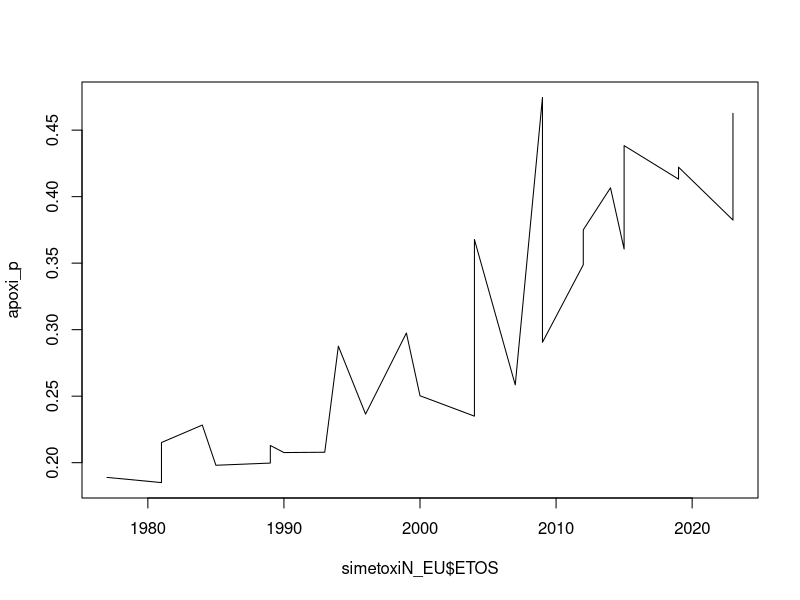
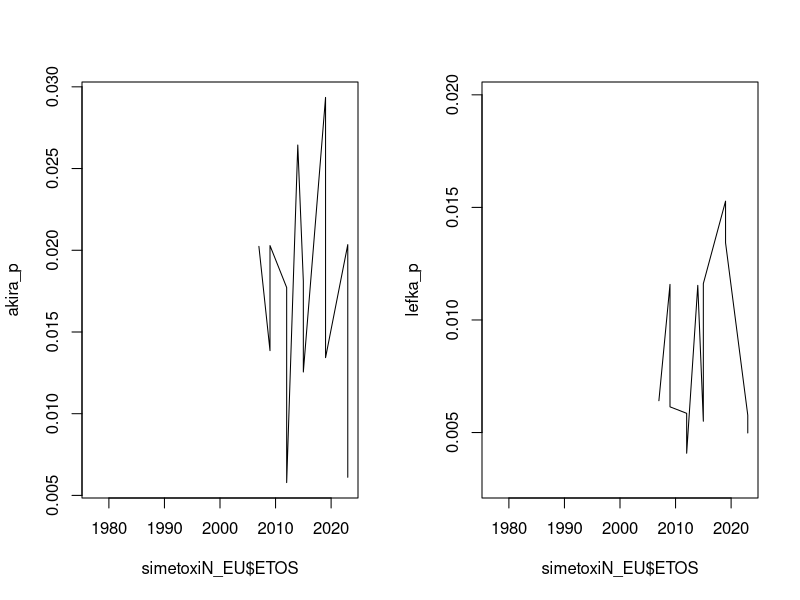
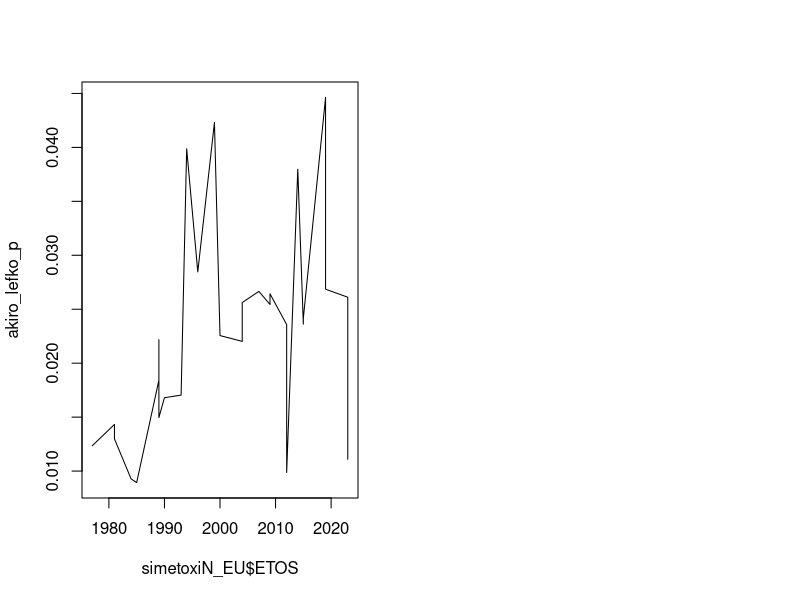
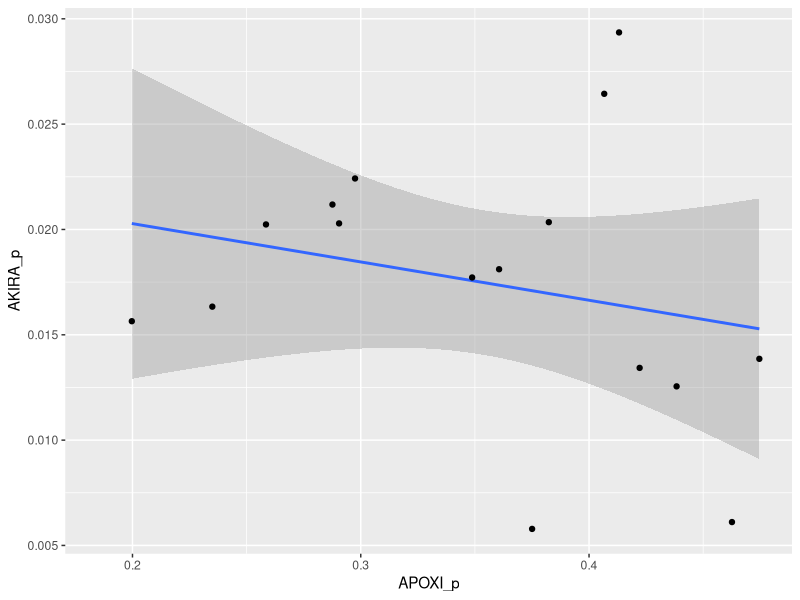
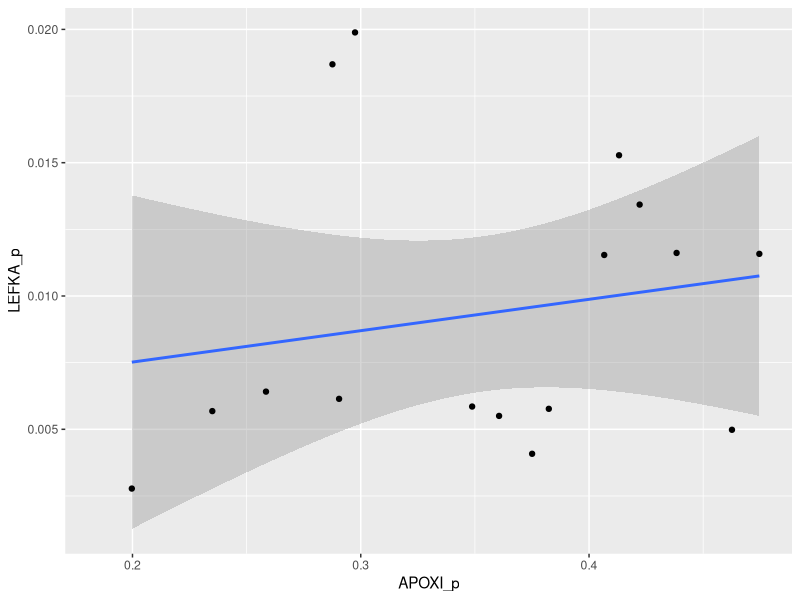
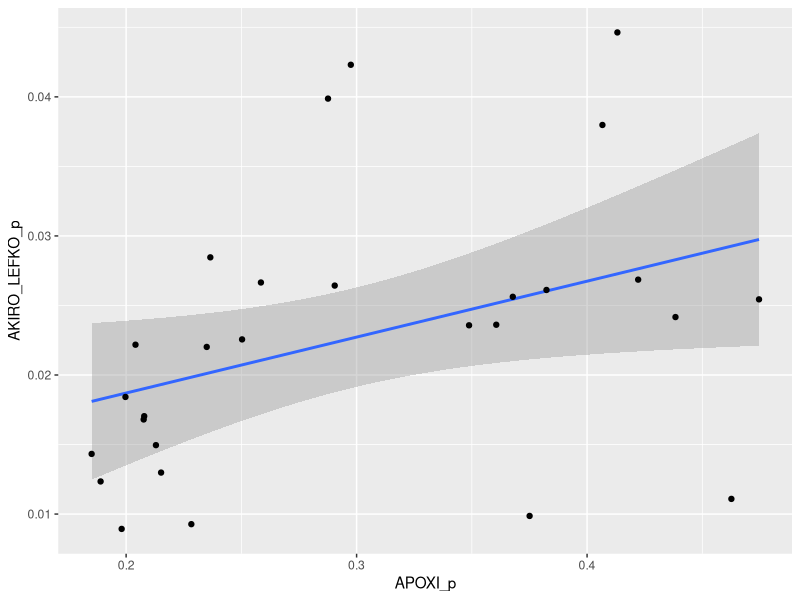
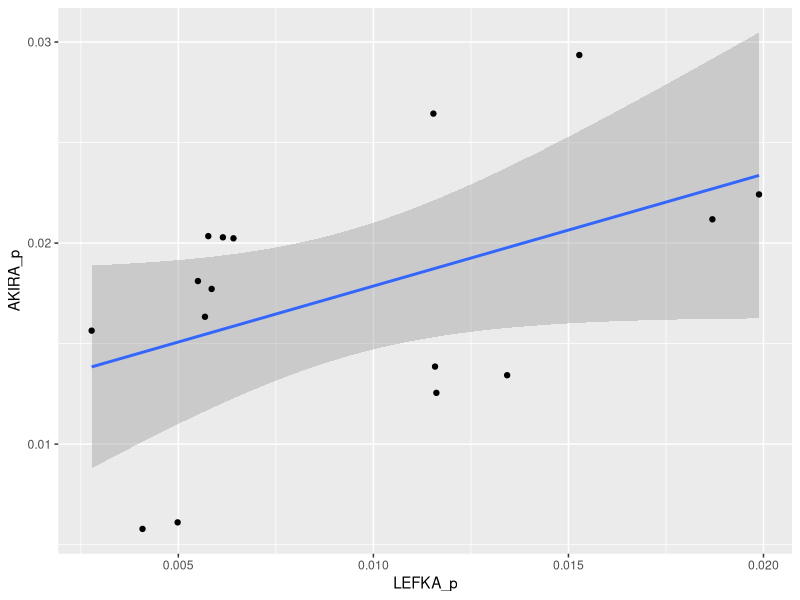
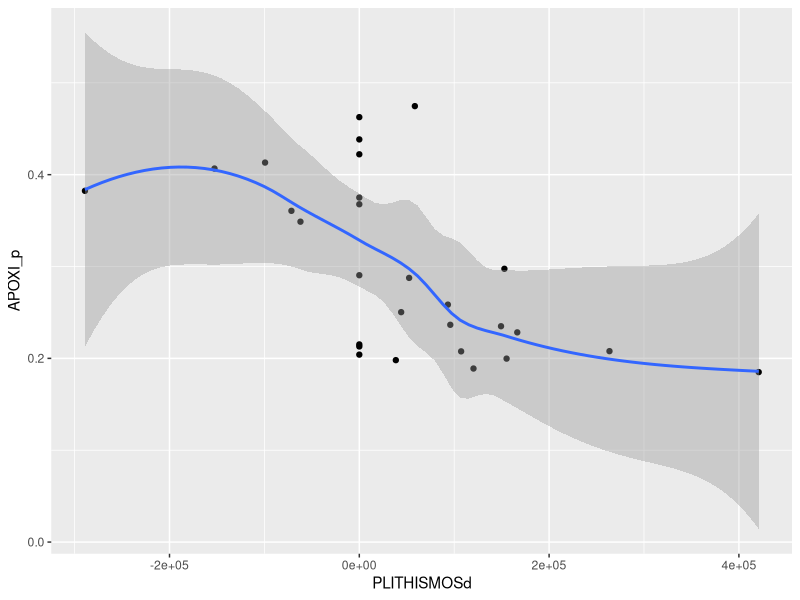

These figures' R source, in order:
## ---- chunk 1
knitr::opts_chunk$set(echo = TRUE)
library(kableExtra)
## ---- chunk 2
rm(list = ls())
## ---- chunk 3
if(!require(readxl)){
    install.packages("readxl")
    library(readxl)
}
simetoxiN_EU <- readxl::read_excel("simetoxiN_EU.xlsx", na="NA")
knitr::kable(simetoxiN_EU) %>%
  kable_styling("striped", full_width = F) %>%
  scroll_box(width = "100%", height = "200px")
## ---- chunk 4
# Πλήθη
apoxi <- simetoxiN_EU$EGGEGRAMMENOI-simetoxiN_EU$PSIFISAN
simetoxiN_EU$APOXI_p <- apoxi/simetoxiN_EU$EGGEGRAMMENOI
#simetoxiEU <- simetoxiN_EU[simetoxiN_EU$EIDOS_EKLOGON == "EU", ]
#simetoxiN <- simetoxiN_EU[simetoxiN_EU$EIDOS_EKLOGON == "bouleftikes", ]
#apoxiEU <- simetoxiEU$EGGEGRAMMENOI-simetoxiEU$PSIFISAN
#apoxiN <- simetoxiN$EGGEGRAMMENOI-simetoxiN$PSIFISAN
akira <- simetoxiN_EU$AKIRA
#akiraEU <- simetoxiEU$AKIRA
#akiraN <- simetoxiN$AKIRA
lefka <- simetoxiN_EU$LEFKA
#lefkaEU <- simetoxiEU$LEFKA
#lefkaN <- simetoxiN$LEFKA
akiro_lefko <- simetoxiN_EU$AKIRO_LEFKO
#akiro_lefkoEU <- simetoxiEU$AKIRO_LEFKO
#akiro_lefkoN <- simetoxiN$AKIRO_LEFKO
# Ποσοστά
apoxi_p <- simetoxiN_EU$APOXI_p
#apoxiEU_p <- simetoxiEU$APOXI_p
#apoxiN_p <- simetoxiN$APOXI_p
akira_p <- simetoxiN_EU$AKIRA_p
#akiraEU_p <- simetoxiEU$AKIRA_p
#akiraN_p <- simetoxiN$AKIRA_p
lefka_p <- simetoxiN_EU$LEFKA_p
#lefkaEU_p <- simetoxiEU$LEFKA_p
#lefkaN_p <- simetoxiN$LEFKA_p
akiro_lefko_p <- simetoxiN_EU$AKIRO_LEFKO_p
#akiro_lefkoEU_p <- simetoxiEU$AKIRO_LEFKO_p
#akiro_lefkoN_p <- simetoxiN$AKIRO_LEFKO_p
## ---- chunk 5
kruskal.test(APOXI_p ~ EIDOS_EKLOGON, data = simetoxiN_EU)
## ---- chunk 6
kruskal.test(AKIRA_p ~ EIDOS_EKLOGON, data = simetoxiN_EU)
## ---- chunk 7
kruskal.test(LEFKA_p ~ EIDOS_EKLOGON, data = simetoxiN_EU)
## ---- chunk 8
kruskal.test(AKIRO_LEFKO_p ~ EIDOS_EKLOGON, data = simetoxiN_EU) 
## ---- chunk 9
kruskal.test(APOXI_p ~ EPOXI, data = simetoxiN_EU) 
## ---- chunk 10
plot(simetoxiN_EU$ETOS, apoxi_p, type = "l")
## ---- chunk 11
par( mfrow= c(1,2) )
plot(simetoxiN_EU$ETOS, akira_p, type = "l")
plot(simetoxiN_EU$ETOS, lefka_p, type = "l")
## ---- chunk 12
plot(simetoxiN_EU$ETOS, akiro_lefko_p, type = "l")
## ---- chunk 13
if(!require(ggplot2)){
    install.packages("ggplot2")
    library(ggplot2)
}
AkiraApoxiEyth <- ggplot(simetoxiN_EU, aes(x = APOXI_p, y = AKIRA_p))
AkiraApoxiEyth + geom_smooth(method='lm') + geom_point()
## ---- chunk 14
summary(lm(akira_p ~ apoxi_p))
## ---- chunk 15
LefkaApoxiEyth <- ggplot(simetoxiN_EU, aes(x = APOXI_p, y = LEFKA_p))
LefkaApoxiEyth + geom_smooth(method='lm') + geom_point()
summary(lm(lefka_p ~ apoxi_p))
## ---- chunk 16
Akiro_LefkoApoxiEyth <- ggplot(simetoxiN_EU, aes(x = APOXI_p, y = AKIRO_LEFKO_p))
Akiro_LefkoApoxiEyth + geom_smooth(method='lm') + geom_point()
summary(lm(akiro_lefko_p ~ apoxi_p))
## ---- chunk 17
AkiroLefkoEyth <- ggplot(simetoxiN_EU, aes(x = LEFKA_p, y = AKIRA_p))
AkiroLefkoEyth + geom_smooth(method='lm') + geom_point()
summary(lm(lefka_p ~ akira_p))
## ---- chunk 18
plithismosGR <- c(9308479, 9729350, 9729350, 9895801, 9934300, 10089498, 10089498, 10089498, 10196792, 10460415, 10512922, 10608800, 10761698, 10805808, 10955141, 10955141, 11048473, 11107017, 11107017, 11045011, 11045011, 10892413, 10820883, 10820883, 10721582, 10721582, 10432481, 10432481)
simetoxiN_EU$PLITHISMOS <- plithismosGR
plithismosGR1976 <- c(9188150, 9308479, 9729350, 9729350, 9895801, 9934300, 10089498, 10089498, 10089498, 10196792, 10460415, 10512922, 10608800, 10761698, 10805808, 10955141, 10955141, 11048473, 11107017, 11107017, 11045011, 11045011, 10892413, 10820883, 10820883, 10721582, 10721582, 10432481, 10432481)
plithismosGRd <- diff(plithismosGR1976)
simetoxiN_EU$PLITHISMOSd <- plithismosGRd
ApoxiMetaboliKampili <- ggplot(simetoxiN_EU, aes(x = PLITHISMOSd, y = APOXI_p))
ApoxiMetaboliKampili + geom_point() + geom_smooth()
## ---- chunk 19
thetiki_metaboli <- rep("Y", length(apoxi_p))
for (i in 1:length(apoxi_p)) {
  if (plithismosGRd[i] < 0) {
    thetiki_metaboli[i] <- "N"
  }
}
simetoxiN_EU$THETIKI_METABOLI <- thetiki_metaboli
kruskal.test(APOXI_p ~ THETIKI_METABOLI, data = simetoxiN_EU)
## ---- chunk 20
AkiroMetaboliKampili <- ggplot(simetoxiN_EU, aes(x = PLITHISMOSd, y = AKIRA_p))
LefkoMetaboliKampili <- ggplot(simetoxiN_EU, aes(x = PLITHISMOSd, y = LEFKA_p))
AkiroMetaboliKampili + geom_point() + geom_smooth()
LefkoMetaboliKampili + geom_point() + geom_smooth()
## ---- chunk 21
kruskal.test(AKIRA_p ~ THETIKI_METABOLI, data = simetoxiN_EU)
kruskal.test(LEFKA_p ~ THETIKI_METABOLI, data = simetoxiN_EU)
## ---- chunk 22
Akiro_LefkoMetaboliKampili <- ggplot(simetoxiN_EU, aes(x = PLITHISMOSd, y = AKIRO_LEFKO_p))
Akiro_LefkoMetaboliKampili + geom_point() + geom_smooth()
## ---- chunk 23
kruskal.test(AKIRO_LEFKO_p ~ THETIKI_METABOLI, data = simetoxiN_EU)
## ---- chunk 24
eggegrammeni_ts <- ts(simetoxiN_EU$EGGEGRAMMENOI, start = 1, frequency =1)
psifisan_ts <- ts(simetoxiN_EU$PSIFISAN, start = 1, frequency =1)
apoxi_ts <- eggegrammeni_ts-psifisan_ts
akira_ts <- ts(simetoxiN_EU$AKIRA, start = 1, frequency =1)
lefka_ts <- ts(simetoxiN_EU$LEFKA, start = 1, frequency =1)
if(!require(forecast)){
    install.packages("forecast")
    library(forecast)
}
eggegrammeni_arima <- auto.arima(eggegrammeni_ts, trace = TRUE)
psifisan_arima <- auto.arima(psifisan_ts, trace = TRUE)
apoxi_arima <- auto.arima(apoxi_ts, trace = TRUE)
akira_arima <- auto.arima(akira_ts, trace = TRUE)
lefka_arima <- auto.arima(lefka_ts, trace = TRUE)
eggegrammeni_l <- forecast(eggegrammeni_arima, 5)$lower
eggegrammeni_u <- forecast(eggegrammeni_arima, 5)$upper
psifisan_l <- forecast(psifisan_arima, 5)$lower
psifisan_u <- forecast(psifisan_arima, 5)$upper
apoxi_l <- forecast(apoxi_arima, 5)$lower
apoxi_u <- forecast(apoxi_arima, 5)$upper
akira_l <- forecast(akira_arima, 5)$lower
akira_u <- forecast(akira_arima, 5)$upper
lefka_l <- forecast(lefka_arima, 5)$lower
lefka_u <- forecast(lefka_arima, 5)$upper
apoxiP_l <- 100*round(apoxi_l[,1]/eggegrammeni_u[,1], digits = 3)
apoxiP_u <- 100*round(apoxi_u[,1]/eggegrammeni_l[,1], digits = 3)
akiraP_l <- 100*round(akira_l[,1]/psifisan_u[,1], digits = 3)
akiraP_u <- 100*round(akira_u[,1]/psifisan_l[,1], digits = 3)
lefkaP_l <- 100*round(lefka_l[,1]/psifisan_u[,1], digits = 3)
lefkaP_u <- 100*round(lefka_u[,1]/psifisan_l[,1], digits = 3)
problepsisdf <- data.frame(
  ΑΠΟΧΗ = paste("[", apoxiP_l, "%, ", apoxiP_u, "%]", sep = ""),
  ΑΚΥΡΟ = paste("[", akiraP_l, "%, ",  akiraP_u, "%]", sep = ""),
  ΛΕΥΚΟ = paste("[", lefkaP_l, "%, ",  lefkaP_u, "%]", sep = "")
)
## ---- chunk 25
problepsisdf
